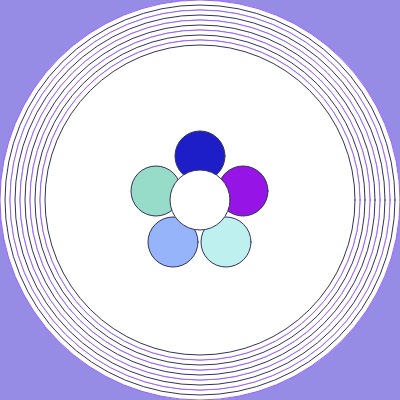
Frame 1 (no input)
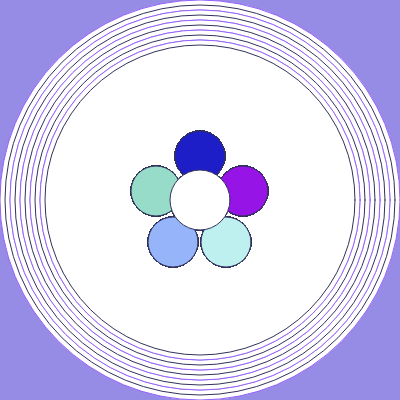
Frame 60 (no input)
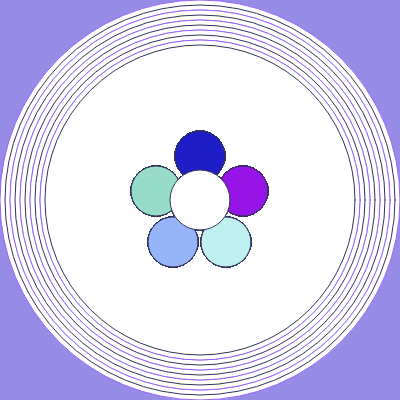
Frame 120 (the mouse pressed at the canvas centre since frame 60)

The p5.js sketch that drew these frames (run headless with seeded random() and noise() and a simulated clock; from frame 60 on, the mouse is pressed at the canvas centre):

// p5.js sketch
// ── sketch.js
// 最終課題を制作しよう
let z,w;
let x,y;

function setup(){
  createCanvas(400, 400);
  background(150,140,230)
  backcircle();
  
  }

function draw(){

  
  fill(120,140,230)
  ellipse(z,w,250)
  
  fill(230,230,255);
  ellipse(x,y,200);


    fill(30,30,200);
  ellipse(200,156,50);
  fill(150,20,230);
  ellipse(243,191,50);
  fill(190,240,240);
  ellipse(226,242,50);
  fill(150,180,250);
  ellipse(173,242,50);
  fill(150,220,200);
  ellipse(156,191,50);
  fill(255)
  ellipse(200,200,60)



}
    

function backcircle(){
  for(let j = 0; j<10; j++){
    if(j%2==0){
      stroke(150,100,250);
      ellipse(200,200,400-j*10); 
    }
    else
    stroke(50,50,90);
    ellipse(200,200,400-j*10) ; 
    }
  
}

function doubleClicked(){
  z = 200
  w = 200
}

function mouseClicked(){
  x = 200;
  y = 200;

}
  
  
  








function windowResized(){
  resizeCanvas(windowWidth, windowHeight);
}
